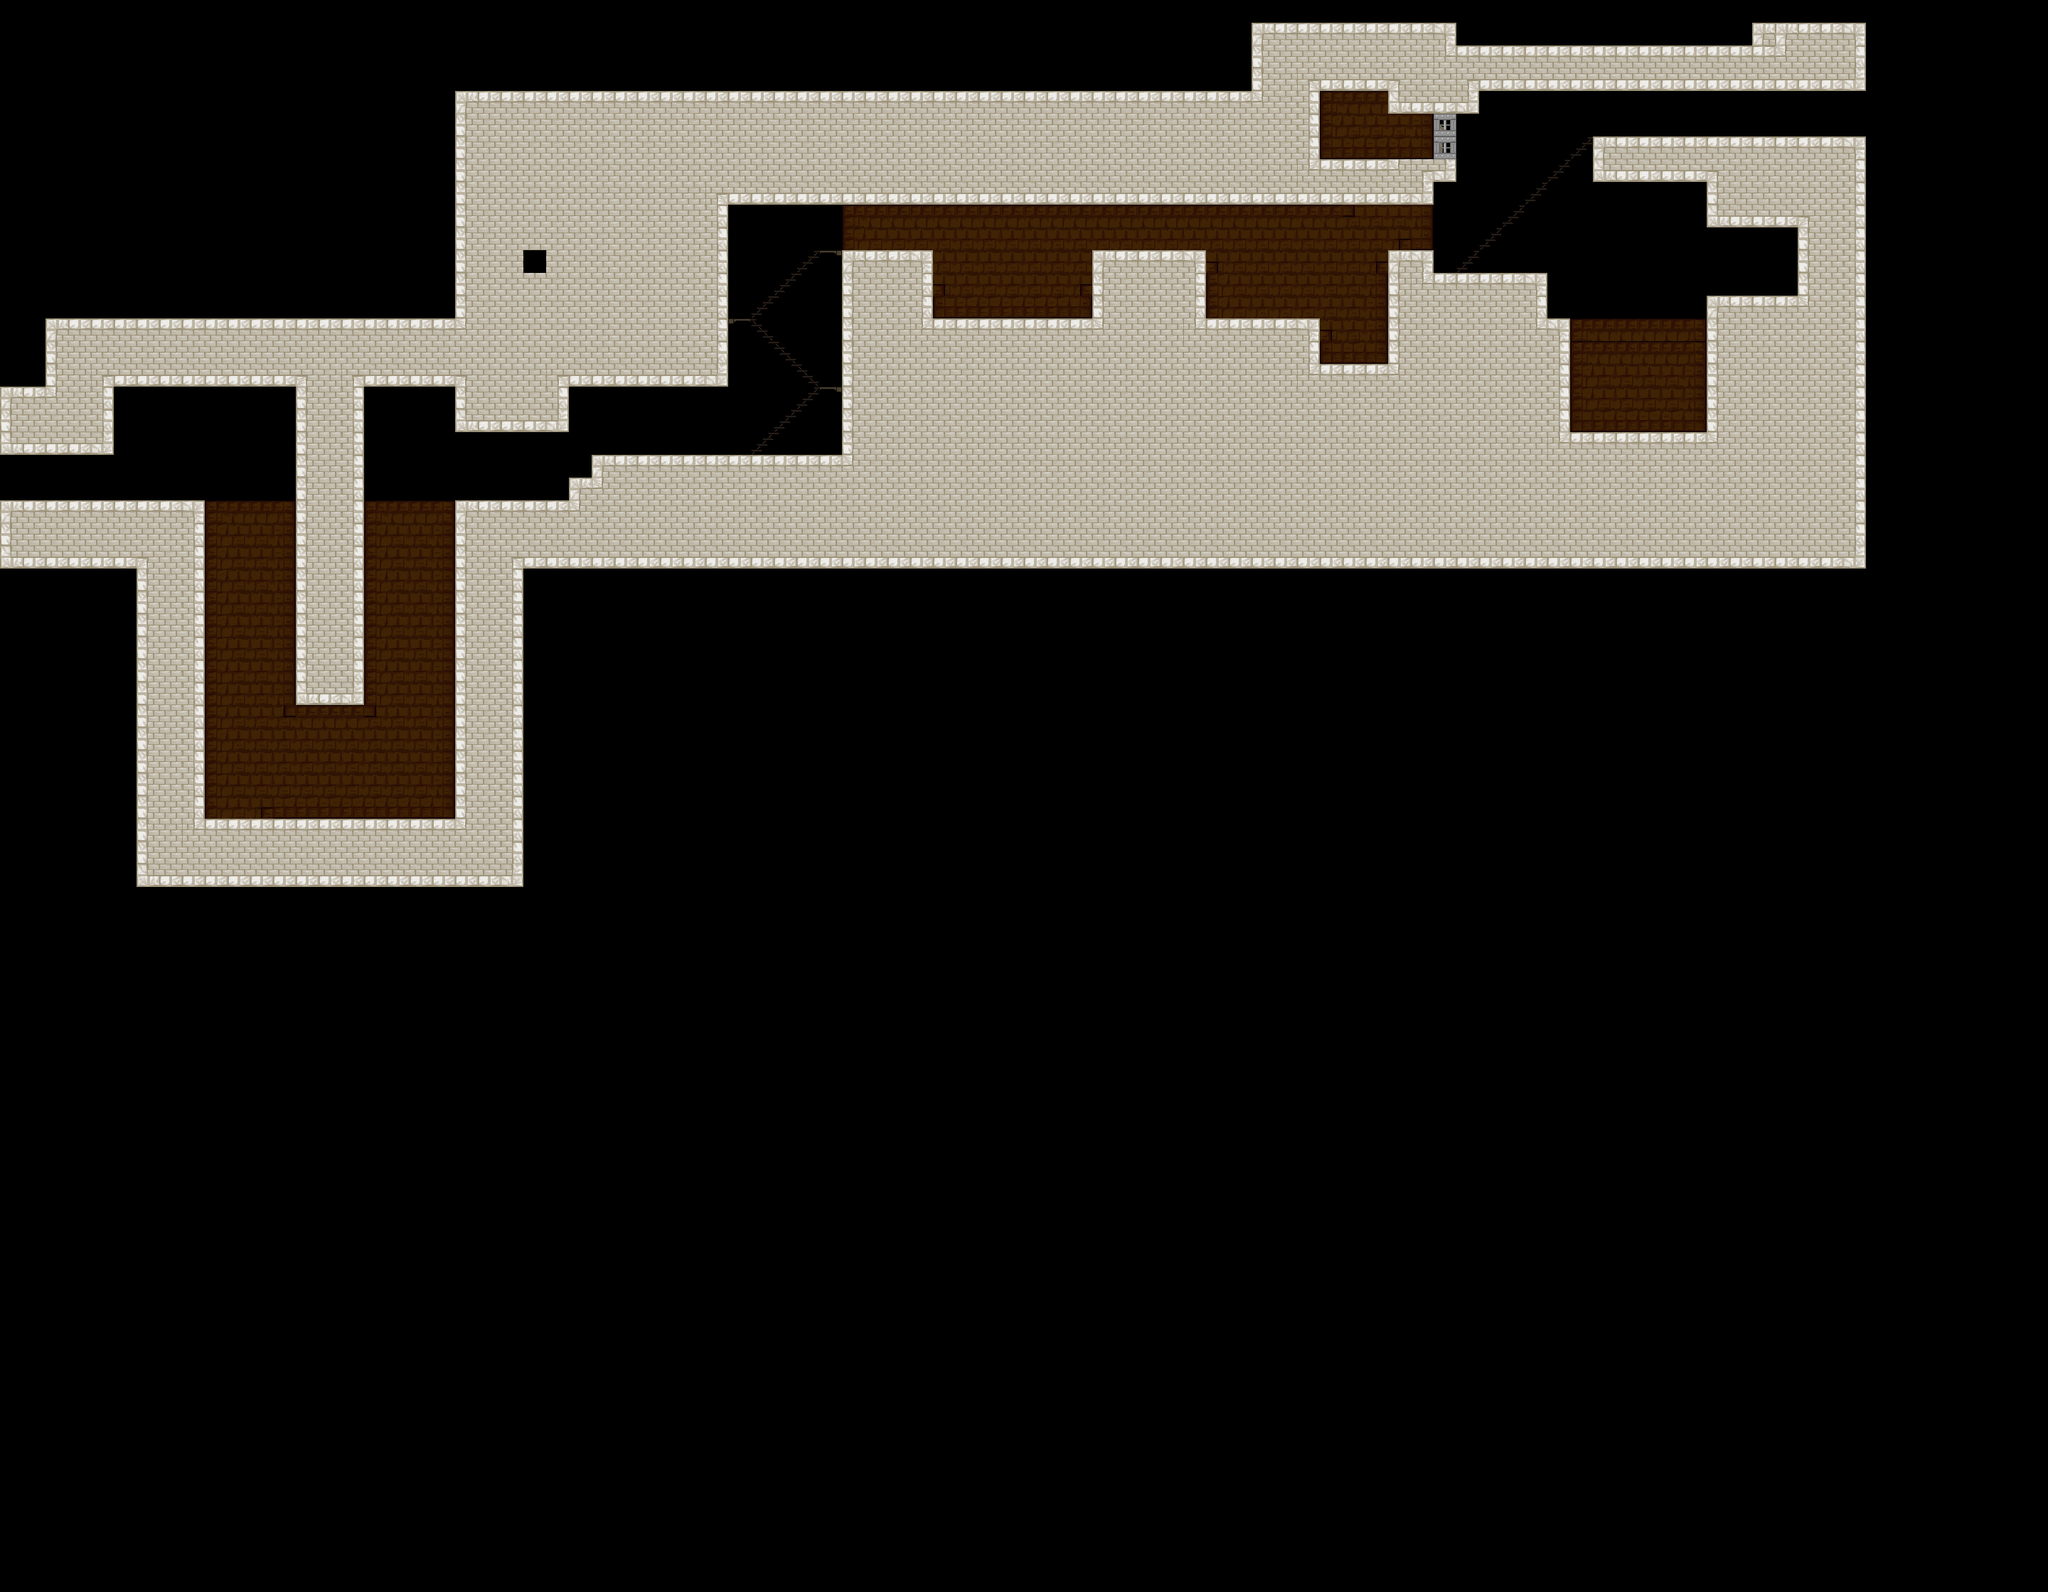

Below is a game level as drawn by its tile map, then a one-line description and the .tmx that defines it (tile-layer data replaced by summaries):
An orthogonal 90x70 tile map with 32x32 px tiles, 5 tile layers (Background1, Background2, Background3, Foreground1, ...), 4 tilesets and 11 objects.

<map version="1.0" tiledversion="1.1.5" orientation="orthogonal" renderorder="right-down" width="90" height="70" tilewidth="32" tileheight="32" infinite="0" nextobjectid="48">
 <properties>
  <property name="unity:scale" value="0.03125" />
 </properties>
 <tileset firstgid="1" source="../../Tilesets/Example.tsx" />
 <tileset firstgid="31" source="../../Tilesets/lab.tsx" />
 <tileset firstgid="131" source="../../Tilesets/cathedral.tsx" />
 <tileset firstgid="231" source="../../Tilesets/prison.tsx" />
 <layer name="Background1" width="90" height="70">
  <properties>
   <property name="unity:sortingOrder" type="int" value="-5" />
  </properties>
  <data>[6300 cells, 0 non-empty, 0 distinct tile ids]</data>
 </layer>
 <layer name="Background2" width="90" height="70">
  <properties>
   <property name="unity:sortingOrder" type="int" value="-4" />
  </properties>
  <data>[6300 cells, 63 non-empty, 18 distinct tile ids]</data>
 </layer>
 <layer name="Background3" width="90" height="70">
  <properties>
   <property name="unity:sortingOrder" type="int" value="-3" />
  </properties>
  <data>[6300 cells, 281 non-empty, 13 distinct tile ids]</data>
 </layer>
 <layer name="Foreground1" width="90" height="70">
  <properties>
   <property name="unity:sortingOrder" type="int" value="3" />
  </properties>
  <data>[6300 cells, 1288 non-empty, 18 distinct tile ids]</data>
 </layer>
 <layer name="Foreground2" width="90" height="70">
  <properties>
   <property name="unity:sortingOrder" type="int" value="4" />
  </properties>
  <data>[6300 cells, 2 non-empty, 1 distinct tile ids]</data>
 </layer>
 <objectgroup name="walls">
  <properties>
   <property name="unity:layer" value="Obstacle" />
  </properties>
  <object id="41" x="640" y="608">
   <polyline points="0,0 160,0 160,-64 384,-64 384,-320 1376,-320 1376,-352 1408,-352 1408,-480 1984,-480 1984,-416 1600,-416 1632,-384 1600,-384 1600,-352 1760,-352 1760,-288 1888,-288 1888,-192 1760,-192 1760,0 1632,0 1600,0 1568,0 1568,-64 1568,-160 1536,-160 1536,-192 1536,-224 1376,-224 1376,-256 1312,-256 1312,-96 1216,-96 1216,-160 1056,-160 1056,-256 896,-256 896,-160 672,-160 672,-256 544,-256 544,32 192,32 192,64 160,64 160,96 0,96 0,544" />
  </object>
  <object id="45" x="2048" y="224">
   <polyline points="0,0 -192,0 -192,-96 -96,-96 -96,-64 0,-64" />
  </object>
  <object id="46" x="2016" y="160">
   <polyline points="0,0 0,64" />
  </object>
  <object id="47" x="640" y="1152">
   <polyline points="0,0 -352,0 -352,-448 -640,-448 -640,-512 -480,-512 -480,-608 -224,-608 -224,-160 -128,-160 -128,-608 0,-608 0,-544" />
  </object>
 </objectgroup>
 <objectgroup name="JumpThru">
  <properties>
   <property name="unity:layer" value="Obstacle" />
   <property name="unity:tag" value="JumpThru" />
  </properties>
  <object id="33" x="2048" y="384">
   <polyline points="0,0 192,-192" />
  </object>
  <object id="34" x="1056" y="640">
   <polyline points="0,0 96,-96" />
  </object>
  <object id="35" x="1184" y="544">
   <polyline points="0,0 -32,0" />
  </object>
  <object id="36" x="1056" y="448">
   <polyline points="0,0 96,96" />
  </object>
  <object id="37" x="1056" y="448">
   <polyline points="0,0 -32,0" />
  </object>
  <object id="38" x="1056" y="448">
   <polyline points="0,0 96,-96" />
  </object>
  <object id="39" x="1184" y="352">
   <polyline points="0,0 -32,0" />
  </object>
 </objectgroup>
</map>
